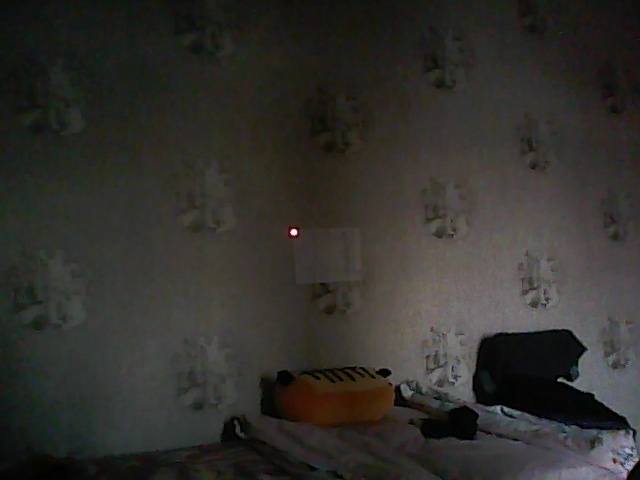
//> input picture data/test/test0.jpg, 640 x 480 px; its folder holds 4 pictures in this run
$ ./calibration   (built with g++ and OpenCV 4)
//> lines starting //> are read from the running program, lines starting //| are printed output that depends on the picture; after the words box and inside, x2 and y2 are one past the last pixel; in counts of white or black regions, pixels touching at a corner belong together
//> in get_corners_coords, image is the input picture: 480 rows x 640 cols, CV_8UC3; mean B, G, R 44.5, 48.5, 49.8
//> in get_laser_coords, `cvtColor(image, image_hsv, COLOR_BGR2HSV);`: image_hsv: 480 rows x 640 cols, CV_8UC3; mean H, S, V 51, 50.2, 51.8
### functions.h
//
// Created by vivi on 27.10.22.
//

#ifndef CV1_FUNCTIONS_H
#define CV1_FUNCTIONS_H

#include <opencv2/opencv.hpp>
#include <iostream>
#include <cmath>
#include <cstdio>
#include <vector>

using namespace cv;
using namespace std;

Mat get_thr_val_mat(const Mat &mat, double thr_coef);

Ptr<SimpleBlobDetector> create_blob_detector();

// deprecated
bool check_laser_area(const Mat &area);

#endif //CV1_FUNCTIONS_H

### functions.cpp
//
// Created by vivi on 27.10.22.
//

#include <opencv2/opencv.hpp>
#include <iostream>
#include <cmath>
#include <cstdio>
#include <vector>

#include "functions.h"

using namespace cv;
using namespace std;

Mat get_thr_val_mat(const Mat &mat, double thr_coef) {
//> called with thr_coef = 0.95
    std::vector<cv::Mat> planes(3);
    cv::split(mat, planes);
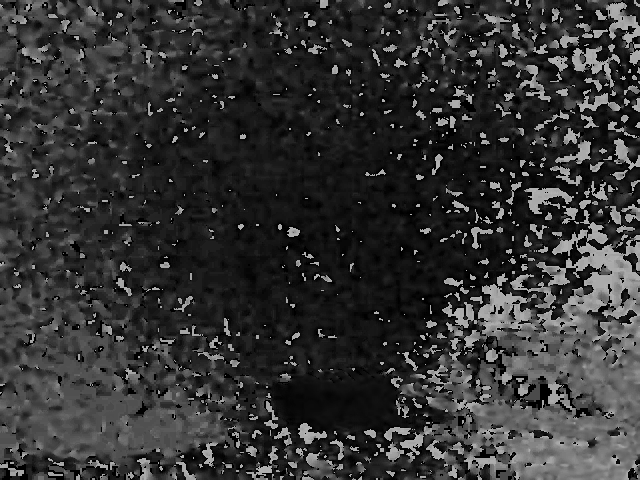
//> planes[0]: 480 rows x 640 cols, CV_8UC1; min 0, max 179, mean 51
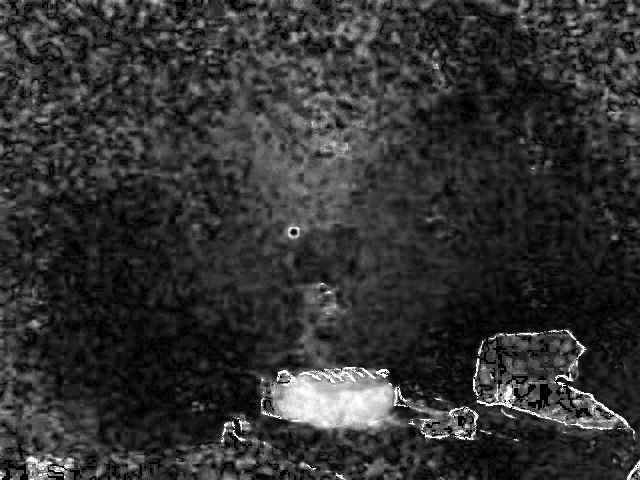
//> planes[1]: 480 rows x 640 cols, CV_8UC1; min 0, max 255, mean 50.2
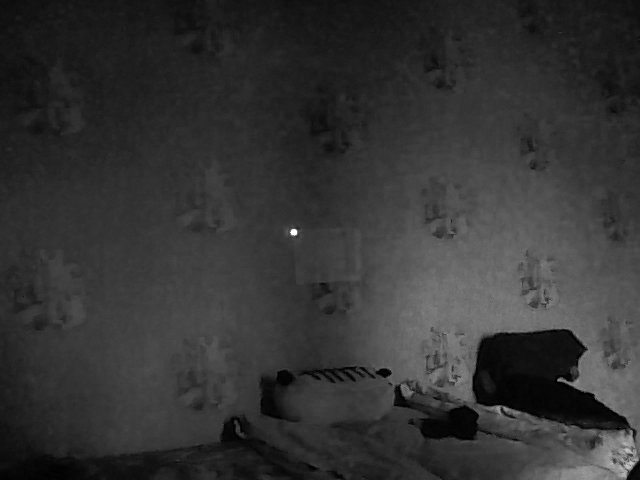
//> planes[2]: 480 rows x 640 cols, CV_8UC1; min 0, max 255, mean 51.8

    Mat val_mat = planes[2];

    double max_val;
    cv::minMaxLoc(val_mat, nullptr, &max_val);
//> max_val = 255

    double thr_val = max_val * thr_coef;
//> thr_val = 242.2

    Mat thr_mat;
    threshold(val_mat, thr_mat, thr_val, 255, THRESH_BINARY);
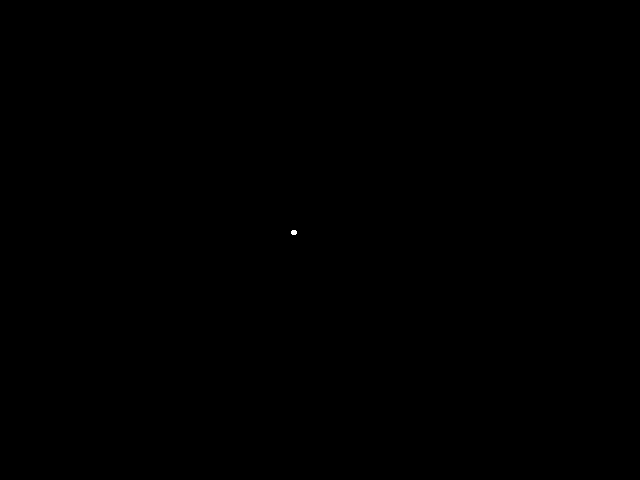
//> thr_mat: 480 rows x 640 cols, CV_8UC1; 0.01% white; 1 white region, box (x1, y1, x2, y2) and area: (291, 230, 297, 235) 26

    return thr_mat;
}

Ptr<SimpleBlobDetector> create_blob_detector() {
    SimpleBlobDetector::Params params;

    // Change thresholds
    params.minRepeatability = 1;
    params.thresholdStep = 10;
    params.minThreshold = 254;
    params.maxThreshold = 255;

    // Filter by Area
    params.filterByArea = true;
    params.minArea = 1;
    params.maxArea = 36;

    // Filter by Circularity
    params.filterByCircularity = true;
    params.minCircularity = 0.5;

    // Filter by Convexity
    params.filterByConvexity = true;
    params.minConvexity = 0.5;

    // Other filters
    params.filterByColor = false;
    params.filterByInertia = false;

    Ptr<SimpleBlobDetector> detector = SimpleBlobDetector::create(params);

    return detector;
}

// [9 lines left out: function check_laser_area, not called in this run]

### calibration.cpp
//
// Created by vivi on 21.10.22.
//

#include "functions.h"

#include <opencv2/opencv.hpp>
#include <iostream>
#include <cmath>
#include <cstdio>
#include <string>
#include <vector>
#include <stdexcept>

using namespace cv;
using namespace std;

class dyn_thr_error : public std::runtime_error {
public:
    using runtime_error::runtime_error;
};

class num_spots_error : public std::runtime_error {
public:
    using runtime_error::runtime_error;
};

Point get_laser_coords(const Mat& image) {
    Mat image_hsv;
    cvtColor(image, image_hsv, COLOR_BGR2HSV);

    Mat thr_mat = get_thr_val_mat(image_hsv, 0.95);

    int num_pixels_greater_thr = countNonZero(thr_mat);
//> num_pixels_greater_thr = 26

    std::cout << "Num of greater than 0.95 thr: " << num_pixels_greater_thr << '\n';
//| Num of greater than 0.95 thr: 26

    if (num_pixels_greater_thr > 100) {
        throw dyn_thr_error{"Too many pixels with value > threshold: " + to_string(num_pixels_greater_thr)};
    }

    Ptr<SimpleBlobDetector> detector = create_blob_detector();

    std::vector<KeyPoint> key_points;
    detector->detect(thr_mat, key_points);
//> key_points = 1 keypoint; (x, y, size): (294, 232, 5)

    if (key_points.size() > 1) {
        throw num_spots_error{"Too many light spots on picture: " + to_string(key_points.size())};
    }
    else if (key_points.empty()) {
        throw num_spots_error{"Didn't found spots"};
    }

    Point2f centroid = key_points[0].pt;
//> centroid = Point(293.5, 232)

    return centroid;
}

vector<Point2f> get_corners_coords() {
    vector<Point2f> corners_pts;

    for (int i = 0; i < 4; i++) {
        string fmt = "../data/test%d.jpg";
        size_t size_s = snprintf(nullptr, 0, fmt.c_str(), i) + 1;
        char buf[size_s];
        snprintf(buf, size_s, fmt.c_str(), i);
        string fn{buf};

        Mat image = imread(fn, 1);

        Point centroid = get_laser_coords(image);
//> centroid = Point(294, 232)

        corners_pts.emplace_back(centroid);
//> corners_pts = 1 Point (x, y): [294, 232]
    }
//> pass 2 of the loop in get_corners_coords, `for (int i = 0; i < 4; i++)`:
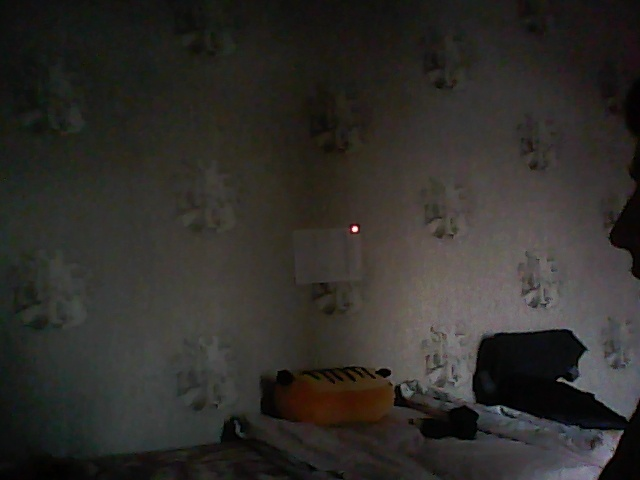
//> input picture data/test/test1.jpg, 640 x 480 px
//> in get_corners_coords, image is the input picture: 480 rows x 640 cols, CV_8UC3; mean B, G, R 42, 45.6, 47.7
//> image_hsv: 480 rows x 640 cols, CV_8UC3; mean H, S, V 51.9, 51.6, 49.2
//> in get_thr_val_mat (call 2), `cv::split(mat, planes);`:
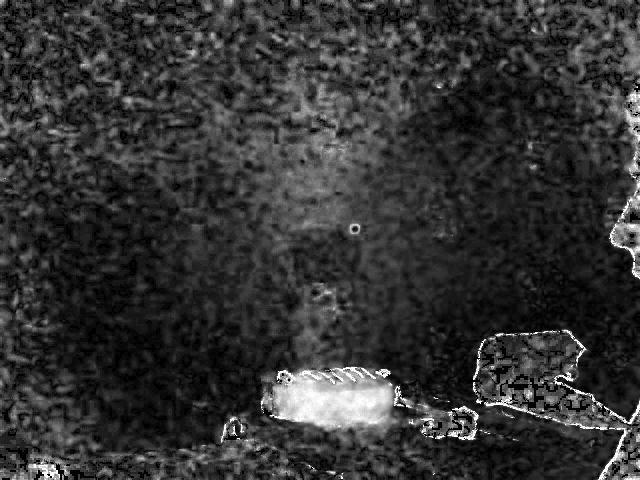
//> planes[1]: 480 rows x 640 cols, CV_8UC1; min 0, max 255, mean 51.6
//> in get_thr_val_mat (call 2), `threshold(val_mat, thr_mat, thr_val, 255, THRESH_BINARY);`:
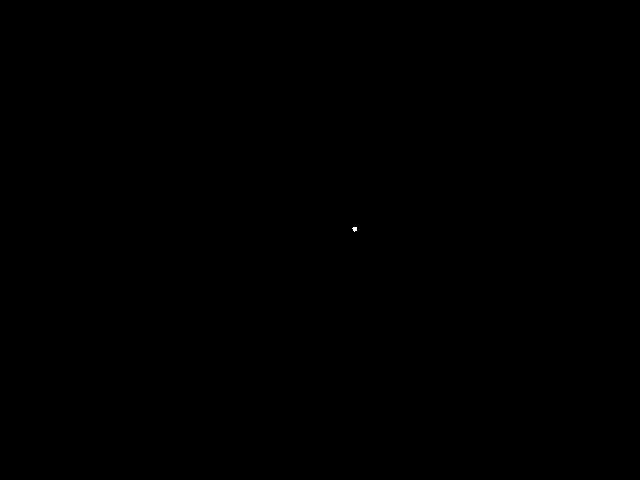
//> thr_mat: 480 rows x 640 cols, CV_8UC1; 0.01% white; 1 white region (1 under 20 px)
//| Num of greater than 0.95 thr: 18
//> key_points = 1 keypoint; (x, y, size): (354, 229, 3.7)
//> in get_corners_coords, `Point centroid = get_laser_coords(image);`: centroid = Point(354, 229)
//> corners_pts = 2 Points (x, y): [294, 232], [354, 229]
//> pass 3 of the loop in get_corners_coords, `for (int i = 0; i < 4; i++)`:
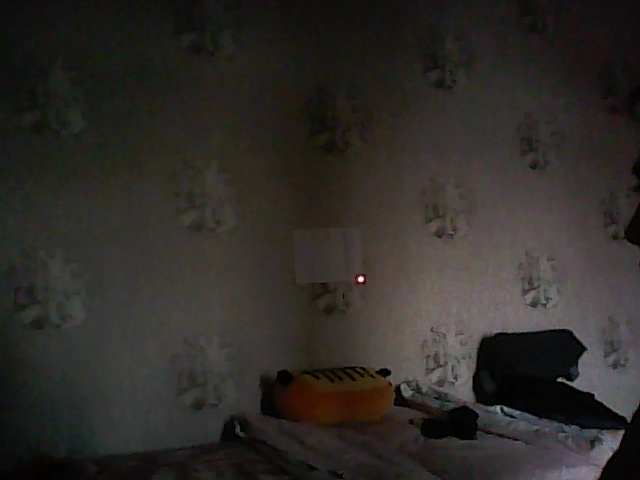
//> input picture data/test/test2.jpg, 640 x 480 px
//> in get_corners_coords, image is the input picture: 480 rows x 640 cols, CV_8UC3; mean B, G, R 39.9, 43.6, 46.9
//> image_hsv: 480 rows x 640 cols, CV_8UC3; mean H, S, V 49.6, 55.8, 48
//> in get_thr_val_mat (call 3), `cv::split(mat, planes);`:
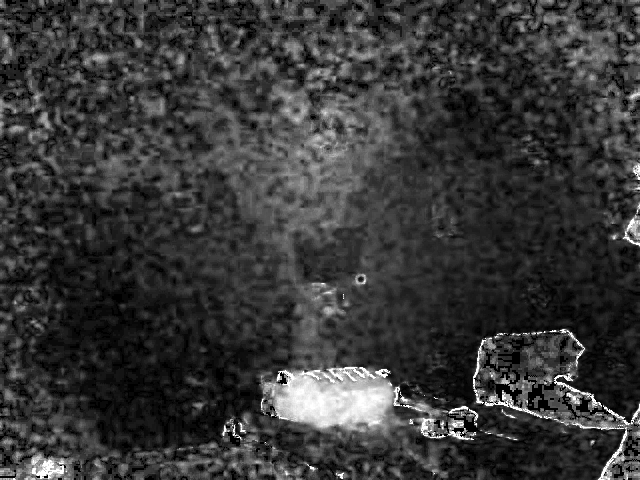
//> planes[1]: 480 rows x 640 cols, CV_8UC1; min 0, max 255, mean 55.8
//> in get_thr_val_mat (call 3), `threshold(val_mat, thr_mat, thr_val, 255, THRESH_BINARY);`:
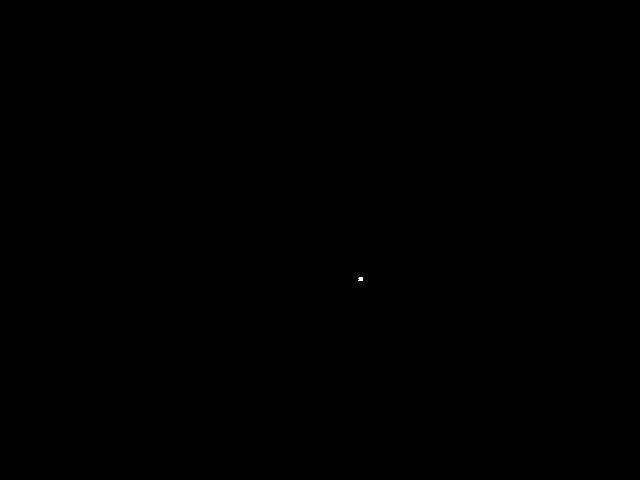
//> thr_mat: 480 rows x 640 cols, CV_8UC1; 0.01% white; 1 white region (1 under 20 px)
//| Num of greater than 0.95 thr: 18
//> key_points = 1 keypoint; (x, y, size): (360, 279, 3.7)
//> in get_corners_coords, `Point centroid = get_laser_coords(image);`: centroid = Point(360, 279)
//> corners_pts = 3 Points (x, y): [294, 232], [354, 229], [360, 279]

    return corners_pts;
}

void warp_aim_img(const Mat &aim_mat, const Mat &hom_mat, int screen_width, int screen_height) {
    Mat transformed_mat;

    warpPerspective(aim_mat, transformed_mat, hom_mat, Size(screen_width + 50, screen_height + 50));

    imshow("Transformed image", transformed_mat);
}

int main() {
    int screen_height = 210, screen_width = 295;

//> (the run ends here: the program stops with an error, at `cvtColor(image, image_hsv, COLOR_BGR2HSV);`)
